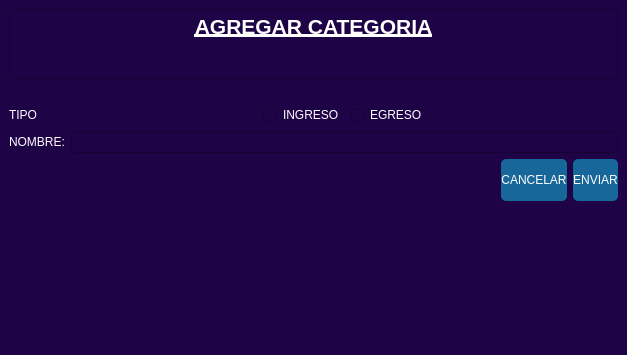
<?xml version="1.0" encoding="UTF-8"?>
<ui version="4.0">
 <class>Agregar_categoria</class>
 <widget class="QMainWindow" name="Agregar_categoria">
  <property name="geometry">
   <rect>
    <x>0</x>
    <y>0</y>
    <width>627</width>
    <height>355</height>
   </rect>
  </property>
  <property name="windowTitle">
   <string>MainWindow</string>
  </property>
  <property name="styleSheet">
   <string notr="true">background-color: rgb(31, 3, 71);
color: rgb(255, 255, 255);</string>
  </property>
  <widget class="QWidget" name="centralwidget">
   <layout class="QVBoxLayout" name="verticalLayout_2">
    <item>
     <layout class="QVBoxLayout" name="verticalLayout">
      <item>
       <widget class="QTextBrowser" name="textBrowser">
        <property name="html">
         <string>&lt;!DOCTYPE HTML PUBLIC &quot;-//W3C//DTD HTML 4.0//EN&quot; &quot;http://www.w3.org/TR/REC-html40/strict.dtd&quot;&gt;
&lt;html&gt;&lt;head&gt;&lt;meta name=&quot;qrichtext&quot; content=&quot;1&quot; /&gt;&lt;meta charset=&quot;utf-8&quot; /&gt;&lt;style type=&quot;text/css&quot;&gt;
p, li { white-space: pre-wrap; }
hr { height: 1px; border-width: 0; }
&lt;/style&gt;&lt;/head&gt;&lt;body style=&quot; font-family:'Segoe UI'; font-size:9pt; font-weight:400; font-style:normal;&quot;&gt;
&lt;p align=&quot;center&quot; style=&quot; margin-top:0px; margin-bottom:0px; margin-left:0px; margin-right:0px; -qt-block-indent:0; text-indent:0px;&quot;&gt;&lt;span style=&quot; font-size:16pt; font-weight:700; text-decoration: underline;&quot;&gt;AGREGAR CATEGORIA&lt;/span&gt;&lt;/p&gt;&lt;/body&gt;&lt;/html&gt;</string>
        </property>
       </widget>
      </item>
      <item>
       <layout class="QFormLayout" name="formLayout">
        <property name="topMargin">
         <number>20</number>
        </property>
        <item row="0" column="0">
         <widget class="QLabel" name="label">
          <property name="text">
           <string>TIPO</string>
          </property>
         </widget>
        </item>
        <item row="0" column="1">
         <layout class="QHBoxLayout" name="horizontalLayout">
          <item>
           <spacer name="horizontalSpacer">
            <property name="orientation">
             <enum>Qt::Horizontal</enum>
            </property>
            <property name="sizeHint" stdset="0">
             <size>
              <width>0</width>
              <height>20</height>
             </size>
            </property>
           </spacer>
          </item>
          <item>
           <widget class="QRadioButton" name="radioButton_2">
            <property name="text">
             <string>INGRESO</string>
            </property>
           </widget>
          </item>
          <item>
           <widget class="QRadioButton" name="radioButton">
            <property name="text">
             <string>EGRESO</string>
            </property>
           </widget>
          </item>
          <item>
           <spacer name="horizontalSpacer_2">
            <property name="orientation">
             <enum>Qt::Horizontal</enum>
            </property>
            <property name="sizeHint" stdset="0">
             <size>
              <width>40</width>
              <height>20</height>
             </size>
            </property>
           </spacer>
          </item>
         </layout>
        </item>
        <item row="1" column="0">
         <widget class="QLabel" name="label_2">
          <property name="text">
           <string>NOMBRE:</string>
          </property>
         </widget>
        </item>
        <item row="1" column="1">
         <widget class="QLineEdit" name="lineEdit"/>
        </item>
       </layout>
      </item>
      <item>
       <layout class="QHBoxLayout" name="horizontalLayout_3">
        <property name="leftMargin">
         <number>0</number>
        </property>
        <property name="topMargin">
         <number>0</number>
        </property>
        <item>
         <spacer name="horizontalSpacer_3">
          <property name="orientation">
           <enum>Qt::Horizontal</enum>
          </property>
          <property name="sizeHint" stdset="0">
           <size>
            <width>40</width>
            <height>20</height>
           </size>
          </property>
         </spacer>
        </item>
        <item>
         <widget class="QPushButton" name="pushButton_2">
          <property name="styleSheet">
           <string notr="true">background-color: rgb(24, 103, 155);
border-color: 1px rgb(124, 203, 255);
color: white;
border-radius: 5px;</string>
          </property>
          <property name="text">
           <string>
CANCELAR
</string>
          </property>
         </widget>
        </item>
        <item>
         <widget class="QPushButton" name="pushButton">
          <property name="styleSheet">
           <string notr="true">background-color: rgb(24, 103, 155);
border-color: 1px rgb(124, 203, 255);
color: white;
border-radius: 5px;</string>
          </property>
          <property name="text">
           <string>
ENVIAR
</string>
          </property>
         </widget>
        </item>
       </layout>
      </item>
      <item>
       <spacer name="verticalSpacer">
        <property name="orientation">
         <enum>Qt::Vertical</enum>
        </property>
        <property name="sizeHint" stdset="0">
         <size>
          <width>20</width>
          <height>9090921</height>
         </size>
        </property>
       </spacer>
      </item>
     </layout>
    </item>
   </layout>
  </widget>
  <widget class="QMenuBar" name="menubar">
   <property name="geometry">
    <rect>
     <x>0</x>
     <y>0</y>
     <width>627</width>
     <height>21</height>
    </rect>
   </property>
  </widget>
  <widget class="QStatusBar" name="statusbar"/>
 </widget>
 <resources/>
 <connections/>
</ui>
